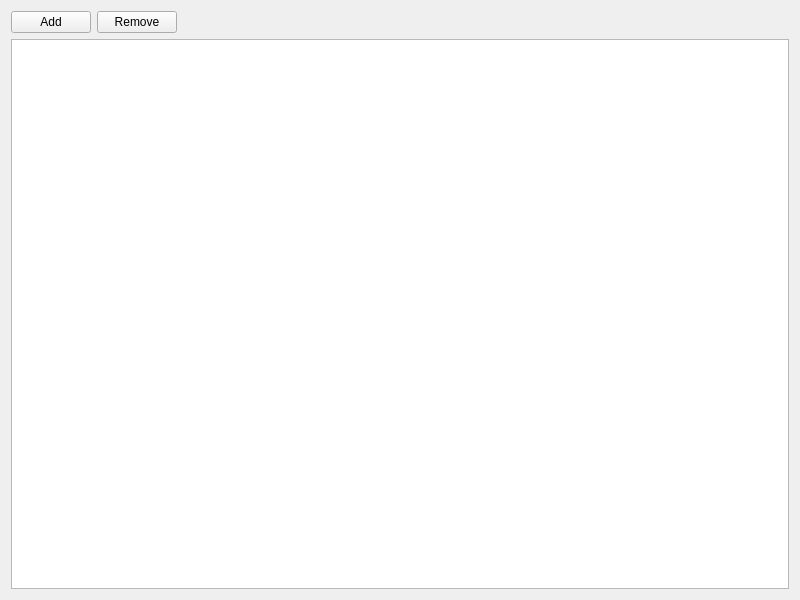
<?xml version="1.0" encoding="UTF-8"?>
<ui version="4.0">
 <class>PaneSaleAccounts</class>
 <widget class="QWidget" name="PaneSaleAccounts">
  <property name="geometry">
   <rect>
    <x>0</x>
    <y>0</y>
    <width>800</width>
    <height>600</height>
   </rect>
  </property>
  <property name="windowTitle">
   <string>Form</string>
  </property>
  <layout class="QVBoxLayout" name="verticalLayout">
   <item>
    <layout class="QHBoxLayout" name="horizontalLayout">
     <item>
      <widget class="QPushButton" name="buttonAdd">
       <property name="text">
        <string>Add</string>
       </property>
      </widget>
     </item>
     <item>
      <widget class="QPushButton" name="buttonRemove">
       <property name="text">
        <string>Remove</string>
       </property>
      </widget>
     </item>
     <item>
      <spacer name="horizontalSpacer">
       <property name="orientation">
        <enum>Qt::Horizontal</enum>
       </property>
       <property name="sizeHint" stdset="0">
        <size>
         <width>40</width>
         <height>20</height>
        </size>
       </property>
      </spacer>
     </item>
    </layout>
   </item>
   <item>
    <widget class="QTableView" name="tableAccounts">
     <property name="selectionBehavior">
      <enum>QAbstractItemView::SelectRows</enum>
     </property>
    </widget>
   </item>
  </layout>
 </widget>
 <resources/>
 <connections/>
</ui>
